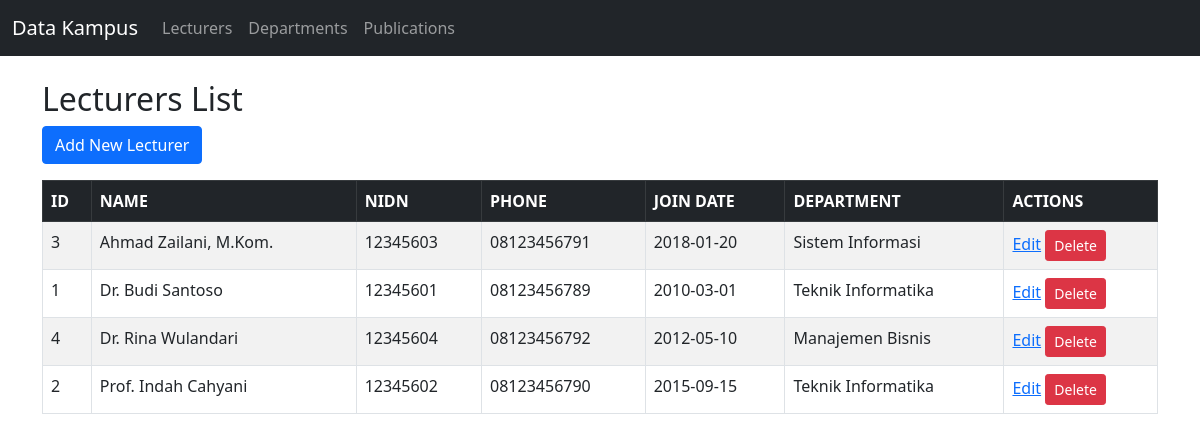
The app's page /Project/index.php with its own data.
### tables this page shows
CREATE TABLE lecturers (
  id INT AUTO_INCREMENT PRIMARY KEY,
  name VARCHAR(255) NOT NULL,
  nidn VARCHAR(20) NOT NULL UNIQUE,
  phone VARCHAR(20),
  join_date DATE,
  department_id INT,  
  FOREIGN KEY (department_id) 
    REFERENCES departments(id) 
    ON DELETE SET NULL  
);

CREATE TABLE departments (
  id INT AUTO_INCREMENT PRIMARY KEY,
  department_name VARCHAR(100) NOT NULL,
  faculty VARCHAR(100)
);

### Project/app/controllers/LecturerController.php (called while the page is built, shortened)
<?php
require_once 'app/models/Lecturer.php';
class LecturerController {
    public function index() {
        $lecturerModel = new Lecturer();
        $lecturers = $lecturerModel->getAll();
        require 'app/views/lecturers/index.php';
    }
}
?>

### Project/app/models/Database.php (called while the page is built, shortened)
<?php
class Database {
    private $servername = "localhost";
    private $username = "root";
    private $password = "";
    private $db_name = "tp_mvc25";
    public function __construct() {
        $this->conn = new mysqli($this->servername, $this->username, $this->password, $this->db_name);
    }
}
?>

### Project/app/models/Lecturer.php (called while the page is built, shortened)
<?php
require_once 'Database.php';
class Lecturer {
    private $db;
    private $table = 'lecturers';
    public function __construct() {
        $this->db = new Database();
    }
    public function getAll() {
        $sql = "SELECT l.*, d.department_name
                FROM {$this->table} l
                LEFT JOIN departments d ON l.department_id = d.id
                ORDER BY l.name ASC";
        $result = $this->db->conn->query($sql);
        return $result;
    }
}
?>

### Project/app/views/lecturers/index.php (the view, shortened to what this page needs)
<?php
include 'app/views/layouts/header.php';
?>
<h2>Lecturers List</h2>
<a href="index.php?controller=lecturer&action=create" class="btn btn-primary mb-3">Add New Lecturer</a>
<table class="table table-striped table-bordered">
  <thead class="table-dark">
    <tr>
      <th>ID</th>
      <th>NAME</th>
      <th>NIDN</th>
      <th>PHONE</th>
      <th>JOIN DATE</th>
      <th>DEPARTMENT</th> <th>ACTIONS</th>
    </tr>
  </thead>
  <tbody>
    <?php while ($row = $lecturers->fetch_assoc()) { ?>
    <tr>
      <td><?php echo $row['id']; ?></td>
      <td><?php echo htmlspecialchars($row['name']); ?></td>
      <td><?php echo htmlspecialchars($row['nidn']); ?></td>
      <td><?php echo htmlspecialchars($row['phone']); ?></td>
      <td><?php echo $row['join_date']; ?></td>
      <td><?php echo htmlspecialchars($row['department_name'] ?? 'N/A'); ?></td>
      <td>
        <a class'btn btn-success btn-sm' href='index.php?controller=lecturer&action=edit&id=<?php echo $row['id']; ?>'>Edit</a>
        <a class='btn btn-danger btn-sm' href='index.php?controller=lecturer&action=delete&id=<?php echo $row['id']; ?>' onclick="return confirm('Are you sure?')">Delete</a>
      </td>
    </tr>
    <?php } ?>
  </tbody>
</table>
<?php include 'app/views/layouts/footer.php'; ?>

### Project/index.php (shortened to what this page needs)
<?php
$controllerName = isset($_GET['controller']) ? ucfirst($_GET['controller']) : 'Lecturer';
$actionName = isset($_GET['action']) ? $_GET['action'] : 'index';
$id = isset($_GET['id']) ? (int)$_GET['id'] : null;
$controllerFile = "app/controllers/{$controllerName}Controller.php";
$controllerClassName = "{$controllerName}Controller";
if (file_exists($controllerFile)) {
    if (class_exists($controllerClassName)) {
        $controller = new $controllerClassName();
        $action = $actionName;
        if (method_exists($controller, $action)) {
            if ($id !== null) {
                $controller->$action($id);
            } else {
                $controller->$action();
            }
        } else {
            die("Error: Action '$action' not found in controller '$controllerClassName'.");
        }
    } else {
        die("Error: Class '$controllerClassName' not found in file '$controllerFile'.");
    }
}
?>

### Project/app/views/layouts/header.php (shortened to what this page needs)
<!doctype html>
<html lang="en">
<head>
  <link href="public/css/bootstrap.min.css" rel="stylesheet">
</head>
<body>
<nav class="navbar navbar-expand-lg navbar-dark bg-dark">
  <div class="container-fluid">
    <a class="navbar-brand" href="index.php">Data Kampus</a>
    <div class="collapse navbar-collapse" id="navbarNav">
      <ul class="navbar-nav">
        <li class="nav-item">
          <a class="nav-link" href="index.php?controller=lecturer&action=index">Lecturers</a>
        </li>
        <li class="nav-item">
          <a class="nav-link" href="index.php?controller=department&action=index">Departments</a>
        </li>
        <li class="nav-item">
          <a class="nav-link" href="index.php?controller=publication&action=index">Publications</a>
        </li>
      </ul>
    </div>
  </div>
</nav>
<div class="container my-4">

### Project/app/views/layouts/footer.php
</div> <script src="public/js/bootstrap.bundle.min.js"></script>
</body>
</html>

### records on screen
lecturers: id "3", name "Ahmad Zailani, M.Kom.", nidn "12345603", phone "08123456791", join_date "2018-01-20", department.department_name "Sistem Informasi"
lecturers: id "1", name "Dr. Budi Santoso", nidn "12345601", phone "08123456789", join_date "2010-03-01", department.department_name "Teknik Informatika"
lecturers: id "4", name "Dr. Rina Wulandari", nidn "12345604", phone "08123456792", join_date "2012-05-10", department.department_name "Manajemen Bisnis"
lecturers: id "2", name "Prof. Indah Cahyani", nidn "12345602", phone "08123456790", join_date "2015-09-15", department.department_name "Teknik Informatika"
